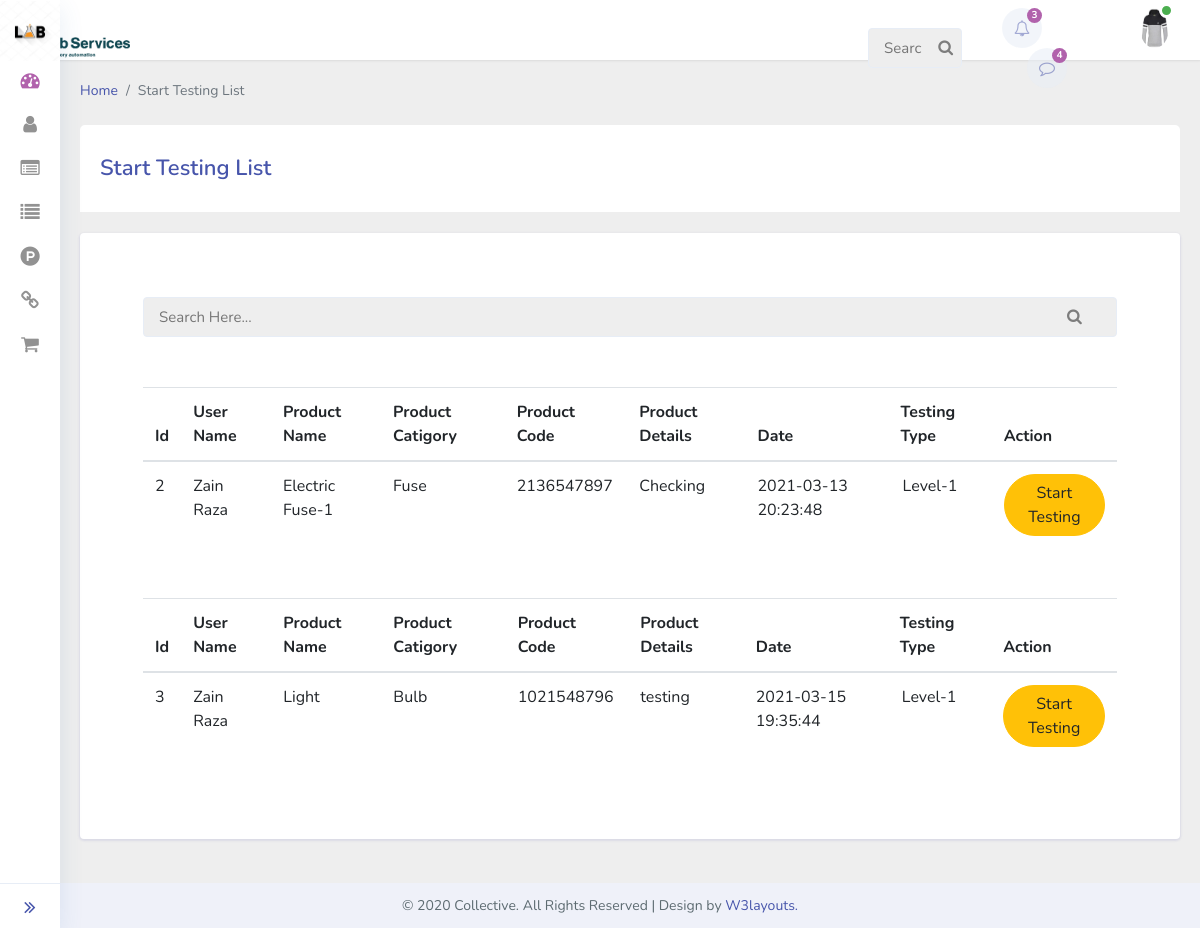
The app's page /lab-automation/Start-testing.php (signed in) with its own data.
### tables this page shows
CREATE TABLE `user_register` (
  `u_id` int(11) NOT NULL,
  `u_fullname` varchar(50) NOT NULL,
  `u_email` varchar(50) NOT NULL,
  `u_psw` varchar(50) NOT NULL,
  `u_role` varchar(10) NOT NULL,
  `u_status` varchar(12) NOT NULL DEFAULT 'Allow',
  `u_img` varchar(1000) NOT NULL,
  `u_datetime` timestamp NOT NULL DEFAULT current_timestamp()
);

CREATE TABLE `products` (
  `p_id` int(11) NOT NULL,
  `p_name` varchar(100) NOT NULL,
  `p_img` varchar(1000) NOT NULL,
  `p_code` varchar(10) NOT NULL,
  `p_cid` int(11) NOT NULL,
  `p_status` varchar(15) NOT NULL DEFAULT 'Ready',
  `p_des` varchar(50) NOT NULL,
  `p_datetime` timestamp NOT NULL DEFAULT current_timestamp()
);

CREATE TABLE `product_category` (
  `c_id` int(11) NOT NULL,
  `c_name` varchar(50) NOT NULL,
  `c_des` varchar(100) NOT NULL,
  `c_datetime` timestamp NOT NULL DEFAULT current_timestamp()
);

### lab-automation/main.php (called while the page is built, shortened)
<?php session_start();
class over_store{
	function con(){
		$con = mysqli_connect('localhost','root','','lab_automation');
		return $con;
	}
	function user_data(){
		$qu = mysqli_query($this->con(),"SELECT  * FROM user_register WHERE u_email = '".$_SESSION['register']."' ");
		return $qu;
	}
	function edit_product(){
		$qu = mysqli_query($this->con(),"SELECT * FROM products AS p LEFT JOIN product_category AS c ON p.p_cid=c.c_id ");
		return $qu;
	}
function sel_testing(){
	$query = mysqli_query($this->con(),"SELECT * FROM `test_product`");
	return $query;
}
}
$ob = new over_store;
?>

### lab-automation/Start-testing.php (the view)
<?php include('header.php'); ?>
<div class="main-content">
  <div class="container-fluid content-top-gap">
    <nav aria-label="breadcrumb" class="mb-4">
      <ol class="breadcrumb my-breadcrumb">
        <li class="breadcrumb-item"><a href="index.php">Home</a></li>
        <li class="breadcrumb-item active" aria-current="page">Start Testing List</li>
      </ol>
    </nav>
    <div class="cards__heading">
      <h3>Start Testing List</h3>
    </div>
    <div class="card card_border p-lg-5 p-3 mb-4">
      <div class="card-body py-3 p-0">
     <section class="container-fluid">
     <div class="search-box">
          <form>
            <input  class="light-table-filter" data-table="order-table" placeholder="Search Here..." type="search" id="search">
            <button class="search-submit" value=""><span class="fa fa-search"></span></button>
          </form>
        </div>
  <?php
     foreach($ob->edit_product() as $data){
      echo('
    	<table class="order-table table">
		<thead>
			<tr>
				<th>Id</th>
				<th>User Name</th>
				<th>Product Name</th>
				<th>Product Catigory</th>
        <th>Product Code</th>
        <th>Product Details</th>
				<th>Date</th>
        <th>Testing Type</th>
        <th>Action</th>
			</tr>
		</thead>
                <tr>
                <td>'.$data['p_id'].'</td> ');
                foreach($ob->user_data() as $user){
                  echo('<td>'.$user['u_fullname'].'</td>
                  <td>'.$data['p_name'].'</td>
                  <td>'.$data['c_name'].'</td>
                      <td>'.$data['p_code'].'</td>
                      <td>'.$data['p_des'].'</td>
                      <td>'.$data['p_datetime'].'</td>
                      <td>
                               ');
                      foreach($ob->sel_testing() as $sel){
                        echo('<option value="'.$sel['t_id'].'" >'.$sel['t_type'].'</option>');
                    }
                        echo('
                        </select>
                        </td>
                    <td>
                    <a href="testing-detail.php?pid='.$data['p_id'].'"><button class="btn btn-warning ">Start Testing</button></a>
                    </td>
                    </tr>
                ');
                      }
            }
          echo('
		</tbody>
	</table>
  </section>
  </div>
  </div>
  ');
?>
</div>
</div>
<?php include('footer.php'); ?>

### lab-automation/header.php (shortened to what this page needs)
<?php include('main.php');
foreach($ob->user_data() as $user){
  $name = $user['u_fullname'];
}
?>
<!doctype html>
<html lang="en">
<head>
  <link rel="stylesheet" href="assets/css/style-starter.css">
</head>
<body class="sidebar-menu-collapsed">
<section>
  <div class="sidebar-menu sticky-sidebar-menu">
    <div class="logo-icon text-center">
      <a href="index.php" title="logo">
      <img src="assets/images/log.jpg" >
       </a>
    </div>
    <div class="sidebar-menu-inner">
      <ul class="nav nav-pills nav-stacked custom-nav">
        <li class="active"><a href="index.php"><i class="fa fa-tachometer"></i><span> Dashboard</span></a>
        </li>
        <li class="menu-list">
          <a href="#"><i class="fa fa-user" aria-hidden="true"></i>
            <span>users <i class="lnr lnr-chevron-right"></i></span></a>
        </li>
        <li><a href="pro-list.php"><i class="fa fa-list-alt" aria-hidden="true"></i>
 <span>Product List</span></a></li>
        <li class="menu-list">
          <a href="#"><i class="fa fa-list" aria-hidden="true"></i>
            <span>Product Catigory<i class="lnr lnr-chevron-right"></i></span></a>
        <li class="menu-list">
          <a href="#"><i class="fa fa-product-hunt" aria-hidden="true"></i>
            <span>Products<i class="lnr lnr-chevron-right"></i></span></a>
          <li class="menu-list">
          <a href="#"><i class="fa fa-link" aria-hidden="true"></i>
            <span>Testing<i class="lnr lnr-chevron-right"></i></span></a>
          <li><a href="market-pro.php"><i class="fa fa-shopping-cart" aria-hidden="true"></i>
 <span>Market Product</span></a></li>
      <br>
      <a class="toggle-btn">
        <i class="fa fa-angle-double-right menu-collapsed__right"></i>
      </a>
    </div>
  </div>
  <div class="header sticky-header">
    <div class="menu-right">
      <div class="navbar user-panel-top">
        <img style="height: 60px;     margin-right: 800px;" src="assets/images/logo 1.png" alt="">
        <div class="search-box">
          <form action="#search-results.html" method="get">
            <input class="search-input" placeholder="Search Here..." type="search" id="search">
            <button class="search-submit" value=""><span class="fa fa-search"></span></button>
          </form>
        </div>
        <div class="user-dropdown-details d-flex">
          <div class="profile_details_left">
            <ul class="nofitications-dropdown">
              <li class="dropdown">
                <a href="#" class="dropdown-toggle" data-toggle="dropdown" aria-expanded="false"><i
                    class="fa fa-bell-o"></i><span class="badge blue">3</span></a>
              </li>
              <li class="dropdown">
                <a href="#" class="dropdown-toggle" data-toggle="dropdown" aria-expanded="false"><i
                    class="fa fa-comment-o"></i><span class="badge blue">4</span></a>
              </li>
            </ul>
          </div>
          <div class="profile_details">
            <ul>
              <li class="dropdown profile_details_drop">
                <a href="#" class="dropdown-toggle" data-toggle="dropdown" id="dropdownMenu3" aria-haspopup="true"
                  aria-expanded="false">
                  <div class="profile_img">
<?php
                    foreach($ob->user_data() as $user){
                      echo('<img src="assets/images/user/'.$user['u_img'].'" class="rounded-circle" alt="" />');
                    }
                    ?>
                    <div class="user-active">
                      <span></span>
                    </div>
                  </div>
                </a>
              </li>
            </ul>
          </div>
        </div>
      </div>
    </div>
  </div>

### lab-automation/footer.php (shortened to what this page needs)
<footer class="dashboard">
  <p>&copy 2020 Collective. All Rights Reserved | Design by <a href="https://w3layouts.com/" target="_blank"
      class="text-primary">W3layouts.</a></p>
</footer>
</body>
</html>

### records on screen
user_register: u_img (picture), u_fullname "Zain Raza"
products: p_id "2", p_name "Electric Fuse-1", p_code "2136547897", p_des "Checking", p_datetime "2021-03-13 20:23:48"
product_category: c_name "Fuse"
products: p_id "3", p_name "Light", p_code "1021548796", p_des "testing", p_datetime "2021-03-15 19:35:44"
product_category: c_name "Bulb"
